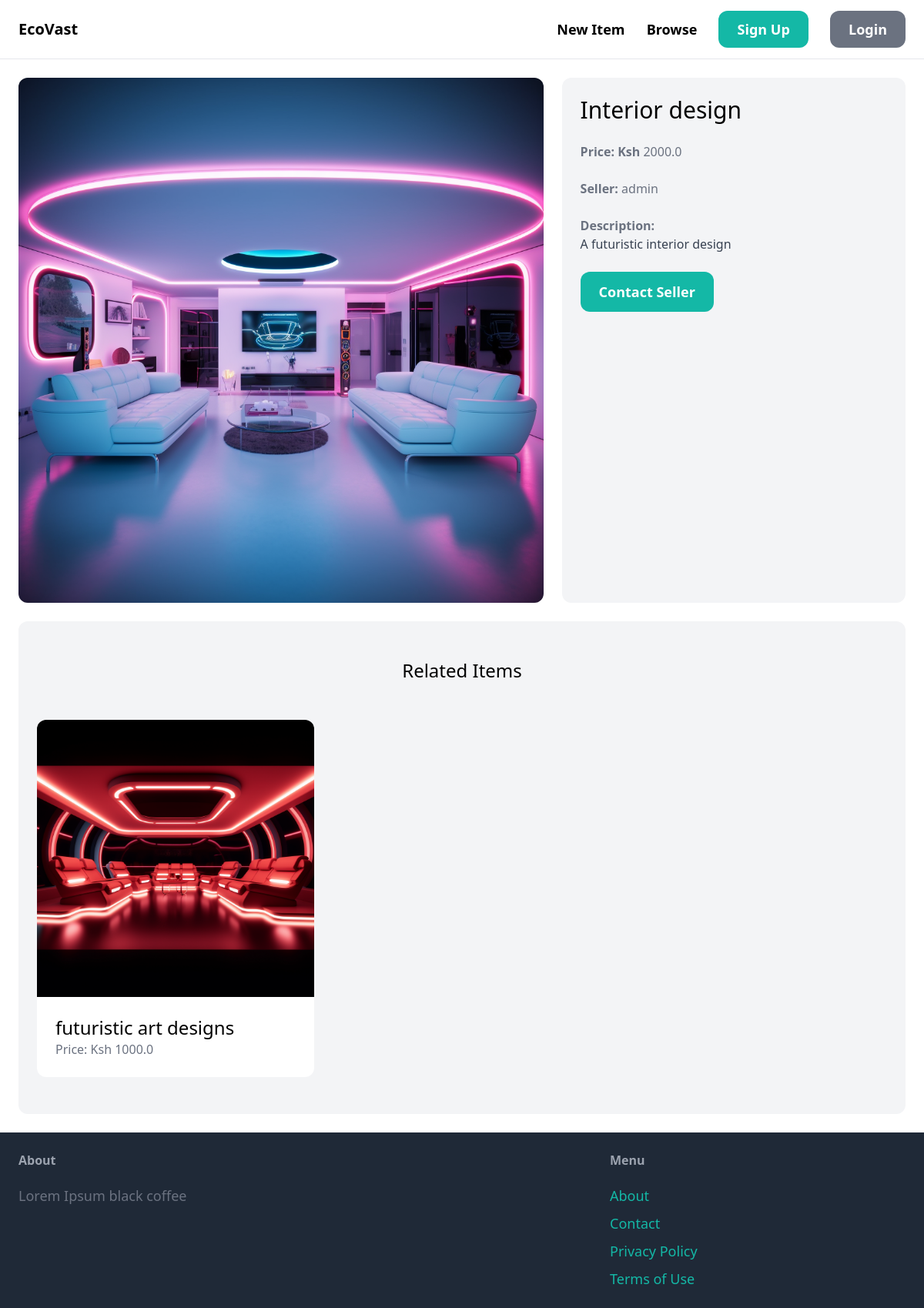
Screenshot of /items/3/ with the database file from the repository.
### item/models.py (models this page shows, shortened)
class Item(models.Model):
    category = models.ForeignKey(Category, related_name='items', on_delete=models.CASCADE)
    name = models.CharField(max_length=255)
    description = models.TextField(blank=True, null=True)
    price = models.FloatField()
    image = models.ImageField(upload_to='item_images', blank=True, null=True)
    is_sold = models.BooleanField(default=False)
    created_by = models.ForeignKey(User, related_name='items', on_delete=models.CASCADE)
    created_at = models.DateTimeField(auto_now_add=True)

### item/views.py (the view)
# urls.py: path('<int:pk>/', views.detail, name='detail'),
def detail(request, pk):
    item = get_object_or_404(Item, pk=pk)
    related_items = Item.objects.filter(category=item.category, is_sold=False).exclude(pk=pk)[0:10]
    return render(request, 'item/detail.html', {
        'item': item,
        'related_items': related_items
    })

### item/templates/item/detail.html (shortened to what this page needs)
{% extends 'core/base.html' %}
{% block content %}
<div class="grid grid-cols-5 gap-6">
    <div class="col-span-3">
        <img src="{{ item.image.url }}" class="rounded-xl">
    </div>
    <div class="col-span-2 p-6 bg-gray-100 rounded-xl">
        <h1 class="mb-6 text-3xl">{{ item.name }}</h1>
        <p class="text-gray-500"><strong>Price: Ksh </strong>{{item.price}}</p><br/>
        <p class="text-gray-500"><Strong>Seller: </strong>{{item.created_by.username}}</p><br/>
        {% if item.description %}
        <p class="text-gray-700"><strong class="text-gray-500">Description: </strong><br/>
        {{item.description}}</p>
        {% endif %}
        <a href="#" class="inline-block mt-6 px-6 py-3 text-lg font-semibold bg-teal-500 text-white rounded-xl hover:bg-teal-700">Contact Seller</a>
    </div>
</div>
<div class="mt-6 px-6 py-12 bg-gray-100 rounded-xl">
    <h2 class="mb-12 text-2xl text-center"> Related Items</h2>
    <div class="grid grid-cols-3 gap-3">
        {% for item in related_items %}
            <div>
                <a href="{% url 'item:detail' item.id%}">
                    <div>
                        <img src="{{ item.image.url }}" class="rounded-t-xl">
                    </div>
                    <div class="p-6 bg-white rounded-b-xl">
                        <h2 class="text-2xl">{{ item.name }}</h2>
                        <p class="text-gray-500">Price: Ksh {{ item.price }}</p>
                    </div>
                </a>
            </div>
        {% endfor %}
    </div>
</div>
{% endblock %}

### rows the page displays
Item: image (picture), name "Interior design", price "2000.0", created_by.username "admin", description "A futuristic interior design"
Item: image (picture), name "futuristic art designs", price "1000.0"
